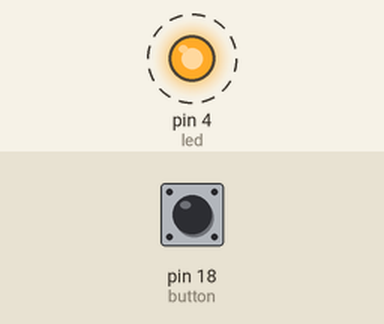
Recording of a sketch running on a simulated Arduino Uno, built for the host (arithmetic inside an expression is 32-bit, double 64-bit). Shown: output pins drawn as LEDs (lit = HIGH). Dashed ring = blinking. The inputs (shaded band) are chosen by the test bench; at power-on: pin 18 (button) LOW.

Above: at 1.2 s.
1.3 s: pin 18 (button) pulled HIGH for 3.2 s
At 2.7 s:
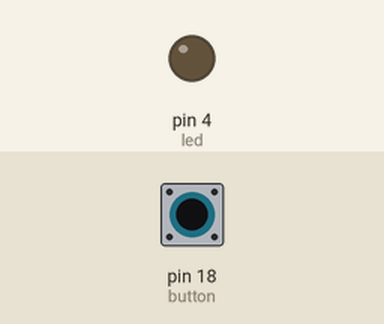
At 4.77 s:
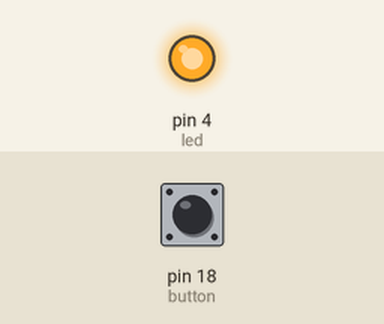
Timing chart, 0 to 12.0 s (numbered marks = the images above; inputs shaded):
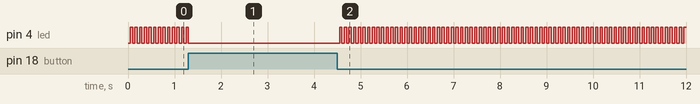

Measured:
- by itself, pin 4 (led): repeats every 0.10 s: HIGH 0.05 s, LOW 0.05 s

The sketch:

practica1.3_pulsador_paro_marcha_con_led.ino
```cpp
#include<stdint.h>
uint32_t led=4;//definimos nuestro led con nuestro pin 2
uint32_t button=18;//definimos nuestro boton.
bool state_led=false;
void setup() {
  // put your setup code here, to run once:
  Serial.begin(115200);
  pinMode(led, OUTPUT);
  pinMode(button, INPUT_PULLDOWN);//inicializamos como boton apagado
  digitalWrite(led, LOW);//estado inicial de nuestro led;
}

void loop() {
  if(digitalRead(button)==LOW)
  {

  delay(50);
state_led=!state_led;//intercambio el valor del estado del led
digitalWrite(led,state_led);
  }
}
```
